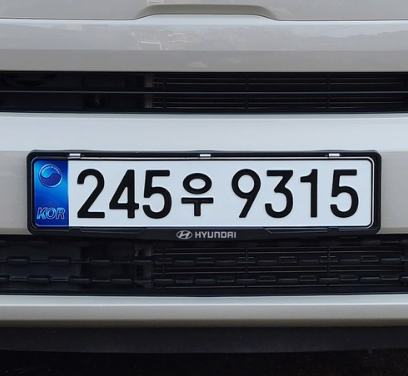
#> input picture Microsoft AI School/learning/DataPreprocessing/car1.png, 408 x 376 px
$ python '차량 번호판 처리.py'
#> lines starting #> are read from the running program, lines starting #| are printed output that depends on the picture; after the words box and inside, x2 and y2 are one past the last pixel; in counts of white or black regions, pixels touching at a corner belong together; long printed decimals are rounded
### Microsoft AI School/learning/DataPreprocessing/utils.py
import cv2


def image_show(image, windowName='show', close=False):
    cv2.imshow(windowName, image)
    cv2.waitKey(0)
    if close:
        cv2.destroyAllWindows()

### Microsoft AI School/learning/DataPreprocessing/차량 번호판 처리.py
import cv2
import numpy as np
import matplotlib.pyplot as plt
from utils import image_show

img_ori = cv2.imread('./car1.png')
#> img_ori is the input picture: shape (376, 408, 3); mean B, G, R 105.9, 98.5, 94.2
image_show(img_ori)

height, width, channel = img_ori.shape
#> height = 376; width = 408; channel = 3
print(height, width, channel)
#| 376 408 3

# 가우시안
img_gray = cv2.cvtColor(img_ori, cv2.COLOR_BGR2GRAY)
img_blurred = cv2.GaussianBlur(img_gray, ksize=(5, 5), sigmaX=0)

# 이진화
img_blur_thresh = cv2.adaptiveThreshold(
    img_blurred,
    maxValue=255,
    adaptiveMethod=cv2.ADAPTIVE_THRESH_GAUSSIAN_C,
    thresholdType=cv2.THRESH_BINARY_INV,
    blockSize=19,  # odd over 3
    C=9
)
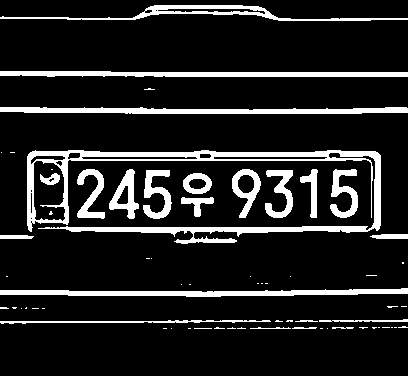
#> img_blur_thresh: shape (376, 408); 13.2% white; 66 white regions (43 under 20 px), largest, box (x1, y1, x2, y2) and area: (27, 150, 381, 244) 6035, (0, 107, 408, 114) 2124, (0, 288, 408, 297) 2094

img_thresh = cv2.adaptiveThreshold(
    img_gray,
    maxValue=255,
    adaptiveMethod=cv2.ADAPTIVE_THRESH_GAUSSIAN_C,
    thresholdType=cv2.THRESH_BINARY_INV,
    blockSize=19,  # odd over 3
    C=9  # 공식에서 사용하는 상수의 값, 거의 양수지만 가끔 0이나 음수도 쓴다
)
#> img_thresh: shape (376, 408); 17.1% white; 542 white regions (455 under 20 px)

plt.figure(figsize=(15, 15))
plt.subplot(1, 5, 1)
plt.imshow(cv2.cvtColor(img_ori, cv2.COLOR_BGR2RGB))
plt.subplot(1, 5, 2)
plt.imshow(img_gray, cmap='gray')
plt.subplot(1, 5, 3)
plt.imshow(img_blurred, cmap='gray')
plt.subplot(1, 5, 4)
plt.imshow(img_blur_thresh, cmap='gray')
plt.subplot(1, 5, 5)
plt.imshow(img_thresh, cmap='gray')
plt.show()
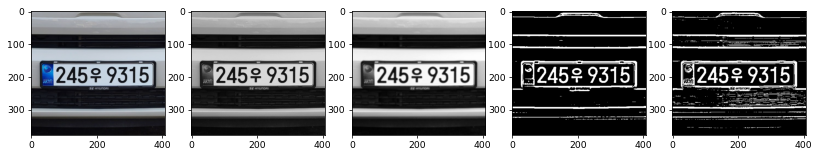
#> figure drawn by matplotlib, 5 panels

# Contour , 외곽선찾기

contours, _ = cv2.findContours(
    img_blur_thresh,
    mode=cv2.RETR_LIST,
    method=cv2.CHAIN_APPROX_SIMPLE
)
#> contours = 84 contours, 52 with area under 20; largest, box (x1, y1, x2, y2) and area: (27, 150, 381, 244) 7312, (0, 107, 408, 114) 1712, (0, 288, 408, 297) 1682, (33, 160, 66, 222) 1682, (0, 71, 408, 77) 1603

temp_result = np.zeros((height, width, channel), dtype=np.uint8)
# cv2.drawContours(temp_result, contours=contours, contourIdx=-1, color=(0, 0, 255))
# image_show(temp_result)

contours_dict = []

for i, contour in enumerate(contours):
    x, y, w, h = cv2.boundingRect(contour)
    contours_dict.append(
        {
            'contour': contour,
            'x': x,
            'y': y,
            'w': w,
            'h': h,
            'cx': x + (w / 2),
            'cy': y + (h / 2)  # 중심
        }
    )
    cv2.rectangle(temp_result, pt1=(x, y), pt2=(x + w, y + h), color=(255, 255, 255), thickness=2)
#> this loop made 84 passes
#> (x, y, w, h) on passes 1, 5, 11, 12, 13, 14, 15, 16, 17, 18, 19, 20: (327, 328, 1, 1), (171, 328, 1, 1), (372, 327, 5, 2), (359, 327, 9, 2), (332, 327, 22, 2), (292, 327, 25, 2), (250, 327, 41, 2), (237, 327, 9, 2), (227, 327, 9, 2), (214, 327, 11, 2), (398, 326, 10, 2), (295, 320, 23, 2)
#> (contour, x, y, w, h) on passes 2, 3, 4, 6, 7, 8: ([[320, 328], [322, 328]], 320, 328, 3, 1), ([[194, 328], [211, 328]], 194, 328, 18, 1), ([[188, 328], [190, 328]], 188, 328, 3, 1), ([[163, 328], [166, 328]], 163, 328, 4, 1), ([[394, 327], [396, 327]], 394, 327, 3, 1), ([[391, 327], [392, 327]], 391, 327, 2, 1)
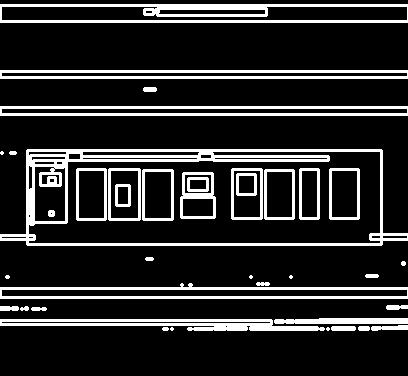
#> temp_result: shape (376, 408, 3); 16.3% white; 39 white regions (6 under 20 px), largest, box (x1, y1, x2, y2) and area: (0, 149, 408, 246) 5935, (0, 4, 408, 23) 3268, (0, 283, 408, 299) 2494
#> after the loop, contours_dict = 84 items
# cv2.imshow('temp_result', temp_result)
# cv2.waitKey(0)

# 컨투어 박스 생성완료


# 일정 조건을 만족하는 컨투어 박스만 보기
MIN_AREA = 80
MIN_WIDTH, MIN_HEIGHT = 2, 8
MIN_RATIO, MAX_RATIO = 0.25, 1.0  # 최소, 최대 기준의 임시값을 설정후 한번 보기

possible_contours = []

cnt = 0
for d in contours_dict:
    area = d['w'] * d['h']
    ratio = d['w'] / d['h']

    if area > MIN_AREA and d['w'] > MIN_WIDTH and d['h'] > MIN_HEIGHT and MIN_RATIO < ratio < MAX_RATIO:
        d['idx'] = cnt
        cnt += 1
        possible_contours.append(d)
#> this loop made 84 passes
#> (area, ratio) on passes 13, 14, 15, 18, 19, 20, 23, 24, 32, 33, 46, 47: (44, 11), (50, 12.5), (82, 20.5), (22, 5.5), (20, 5), (46, 11.5), (1084, 67.75), (267, 29.67), (22, 5.5), (3672, 45.33), (136, 8.5), (190, 7.6)
#> after the loop, cnt = 10; possible_contours = 10 items

temp_result = np.zeros((height, width, channel), dtype=np.uint8)
for d in possible_contours:
    cv2.rectangle(temp_result, (d['x'], d['y']), (d['x'] + d['w'], d['y'] + d['h']), color=(0, 255, 0), thickness=2)
#> this loop made 10 passes
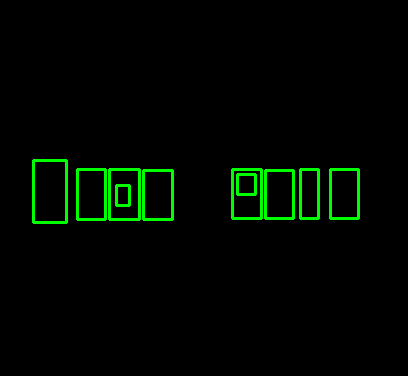
#> temp_result: shape (376, 408, 3); mean of channels 0, 1, 2 0, 6.9, 0; drawn as B, G, R
cv2.imshow('temp result', temp_result)
cv2.waitKey(0)

# 위 사진은 추려낸 contours들이다.
# 번호판 위치에 contours들이 선별된 걸 볼 수 있지만
# 전혀 관련 없는 영역의 contours들도 저장되었다.
# 이제 더 기준을 강화하여 번호판 글자들을 찾아야한다.


## Select Candidates by Arrangement of Contours

# 남은 contours 중에 확실하게 번호판을 찾기 위해 기준을 강화한다.
# 번호판의 특성을 고려했을 때 세울 수 있는 기준은 아래와 같다.
#
# 1. 번호판 Contours의 width와 height의 비율은 모두 동일하거나 비슷하다.
# 2. 번호판 Contours 사이의 간격은 일정하다.
# 3. 최소 3개 이상 Contours가 인접해 있어야한다. (대한민국 기준)


MAX_DIAG_MULTIPLYER = 5
MAX_ANGLE_DIFF = 12.0
MAX_AREA_DIFF = 0.5
MAX_WIDTH_DIFF = 0.8
MAX_HEIGHT_DIFF = 0.2
MIN_N_MATCHED = 3

cnt_recursive = 0
def find_chars(contour_list):
    global cnt_recursive
    cnt_recursive += 1
    matched_result_idx = []

    for d1 in contour_list:
        matched_contours_idx = []
        for d2 in contour_list:
            if d1['idx'] == d2['idx']:
                continue

            dx = abs(d1['cx'] - d2['cx'])
            dy = abs(d1['cy'] - d2['cy'])

            diagonal_length1 = np.sqrt(d1['w'] ** 2 + d1['h'] ** 2)

            distance = np.linalg.norm(np.array([d1['cx'], d1['cy']]) - np.array([d2['cx'], d2['cy']]))
            if dx == 0:
                angle_diff = 90
            else:
                angle_diff = np.degrees(np.arctan(dy / dx))
            area_diff = abs(d1['w'] * d1['h'] - d2['w'] * d2['h']) / (d1['w'] * d1['h'])
            width_diff = abs(d1['w'] - d2['w']) / d1['w']
            height_diff = abs(d1['h'] - d2['h']) / d1['h']

            if distance < diagonal_length1 * MAX_DIAG_MULTIPLYER \
                    and angle_diff < MAX_ANGLE_DIFF and area_diff < MAX_AREA_DIFF \
                    and width_diff < MAX_WIDTH_DIFF and height_diff < MAX_HEIGHT_DIFF:
                matched_contours_idx.append(d2['idx'])
        matched_contours_idx.append(d1['idx'])

        # 최소 갯수를 만족할 때 까지 반복
        # 만약 끝까지 갔는데도 못찾으면 for문 완료
        if len(matched_contours_idx) < MIN_N_MATCHED:
            continue

        matched_result_idx.append(matched_contours_idx)

        unmatched_contour_idx = []
        for d4 in contour_list:
            if d4['idx'] not in matched_contours_idx:
                unmatched_contour_idx.append(d4['idx'])

        unmatched_contour = np.take(possible_contours, unmatched_contour_idx)
        recursive_contour_list = find_chars(unmatched_contour)

        for idx in recursive_contour_list:
            matched_result_idx.append(idx)

        break
#> this loop made 3 passes
#> after the loop, matched_result_idx = [[3, 4, 5, 6, 7, 8, 2]]

    return matched_result_idx


result_idx = find_chars(possible_contours)
#> result_idx = [[3, 4, 5, 6, 7, 8, 2]]

matched_result = []
for idx_list in result_idx:
    matched_result.append(np.take(possible_contours, idx_list))
#> this loop made 1 pass
#> after the loop, matched_result = 1 item

temp_result = np.zeros((height, width, channel), dtype=np.uint8)
#> temp_result: shape (376, 408, 3); every value is 0

for r in matched_result:
    for d in r:
        cv2.rectangle(temp_result, pt1=(d['x'], d['y']), pt2=(d['x'] + d['w'], d['y'] + d['h']), color=(255, 255, 255),
                      thickness=2)
#> this loop made 1 pass
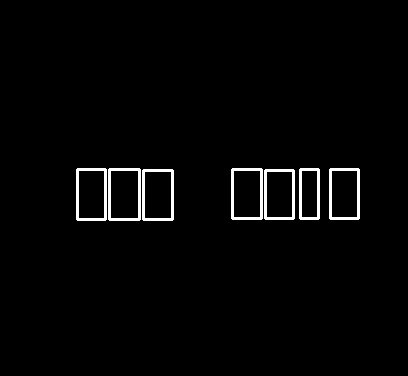
#> temp_result: shape (376, 408, 3); 2.1% white; 7 white regions, largest, box (x1, y1, x2, y2) and area: (108, 168, 141, 221) 476, (76, 168, 107, 221) 464, (142, 169, 174, 221) 464

cv2.imshow("countours box", temp_result)
cv2.waitKey(0)


### Rotate plate image


PLATE_WIDTH_PADDING = 1.3  # 1.3
PLATE_HEIGHT_PADDING = 1.5  # 1.5
MIN_PLATE_RATIO = 3
MAX_PLATE_RATIO = 10

plate_imgs = []
plate_infos = []

for i, matched_chars in enumerate(matched_result):
    sorted_chars = sorted(matched_chars, key=lambda x: x['cx'])

    plate_cx = (sorted_chars[0]['cx'] + sorted_chars[-1]['cx']) / 2
    plate_cy = (sorted_chars[0]['cy'] + sorted_chars[-1]['cy']) / 2

    plate_width = (sorted_chars[-1]['x'] + sorted_chars[-1]['w'] - sorted_chars[0]['x']) * PLATE_WIDTH_PADDING

    sum_height = 0
    for d in sorted_chars:
        sum_height += d['h']

    plate_height = int(sum_height / len(sorted_chars) * PLATE_HEIGHT_PADDING)
    print(sorted_chars[0]['cy'])
    triangle_height = sorted_chars[-1]['cy'] - sorted_chars[0]['cy']
    triangle_hypotenus = np.linalg.norm(
        np.array([sorted_chars[0]['cx'], sorted_chars[0]['cy']]) -
        np.array([sorted_chars[-1]['cx'], sorted_chars[-1]['cy']])
    )

    angle = np.degrees(np.arcsin(triangle_height / triangle_hypotenus))

    rotation_matrix = cv2.getRotationMatrix2D(center=(plate_cx, plate_cy), angle=angle, scale=1.0)

    img_rotated = cv2.warpAffine(img_thresh, M=rotation_matrix, dsize=(width, height))

    img_cropped = cv2.getRectSubPix(
        img_rotated,
        patchSize=(int(plate_width), int(plate_height)),
        center=(int(plate_cx), int(plate_cy))
    )

    if img_cropped.shape[1] / img_cropped.shape[0] < MIN_PLATE_RATIO or img_cropped.shape[1] / img_cropped.shape[
        0] < MIN_PLATE_RATIO > MAX_PLATE_RATIO:
        continue

    plate_imgs.append(img_cropped)
    plate_infos.append({
        'x': int(plate_cx - plate_width / 2),
        'y': int(plate_cy - plate_height / 2),
        'w': int(plate_width),
        'h': int(plate_height)
    })
    x = int(plate_cx - plate_width / 2)
    y = int(plate_cy - plate_height / 2)
    w = int(plate_width)
    h = int(plate_height)
    print(x, y, w, h)
    num_idx = 1
    for sorted_char in sorted_chars:
        number_crop = cv2.getRectSubPix(
            img_rotated,
            patchSize=(int(sorted_char['w']), int(sorted_char['h'])),
            center=(int(sorted_char['cx']), int(sorted_char['cy']))
        )
        ret, number_crop = cv2.threshold(number_crop,127, 255,cv2.THRESH_BINARY_INV)
        # print(number_crop.flatten())
        print(len(np.where(number_crop.flatten() == 255)[0])/len(number_crop.flatten()))
        # print(len(np.where(number_crop.flatten()-127>0)[0]/len(number_crop.flatten())))
        plt.subplot(len(sorted_chars), 2, num_idx)
        num_idx += 1
        plt.imshow(number_crop, 'gray')
        plt.subplot(len(sorted_chars), 2, num_idx)
        plt.hist(number_crop)
        num_idx += 1
    plt.show()
    img_out = img_ori.copy()
    cv2.rectangle(img_out, pt1=(x, y), pt2=(x + w, y + h), color=(255, 0, 0), thickness=2)
    cv2.imshow("test", img_cropped)
    cv2.imshow("orig", img_out)
    cv2.waitKey(0)
#> this loop made 1 pass
#> (plate_cx, plate_cy, plate_width, plate_height, triangle_height, triangle_hypotenus, angle) on pass 1: (217.5, 193.8, 365.3, 73, -0.5, 253, -0.113)
#| 194.0
#| 34 157 365 73
#| 0.5564
#| 0.5493
#| 0.4898
#| 0.5764
#| 0.5372
#| 0.585
#| 0.5044
#> pass 1, `img_cropped = cv2.getRectSubPix( img_rotated, patchSize=(int(plate_wid..`:
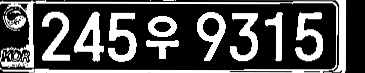
#> img_cropped: shape (73, 365); min 0, max 255, mean 77.8
#> after the loop:
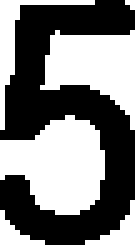
#> number_crop: shape (49, 28) (shown 5 times larger); 50.4% white; 1 black region, box (x1, y1, x2, y2) and area: (0, 0, 27, 49) 680
#> after the loop, plate_imgs = 1 item; plate_infos = 1 item
